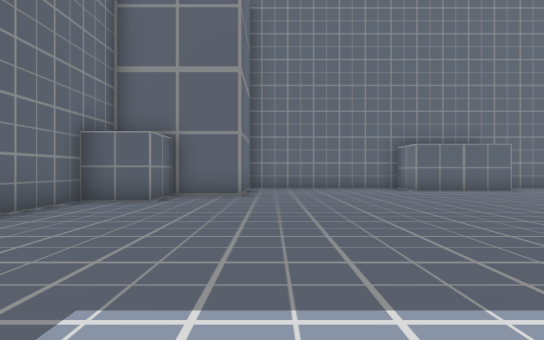
[1] (above)

13 first-person views from a walk through a 3-D level made in the Unity game engine. The camera is 1.3 m above the floor, looks level and sees 80° across. The floor is counted in squares, 2 m on a side. Each view is taken from the middle of a square. On the plan, view 1 faces up. The plan holds only what a view shows up to about 10 squares ahead; the rest is blank. The player character is not drawn. Some surface patterns are stand-ins.

[2]
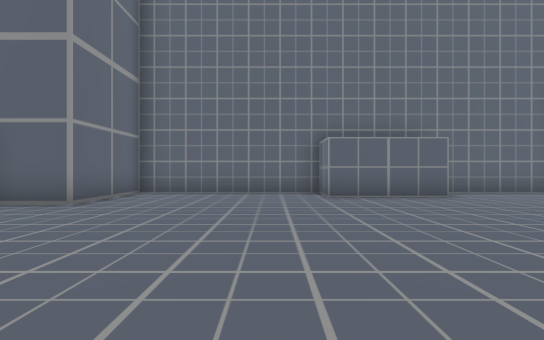

[3]
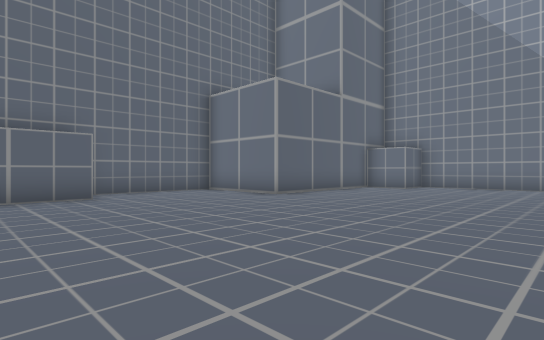

[4]
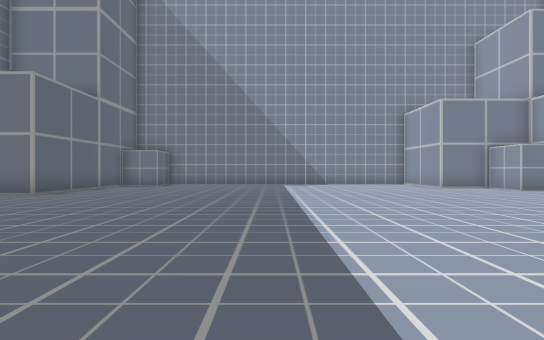

[5]
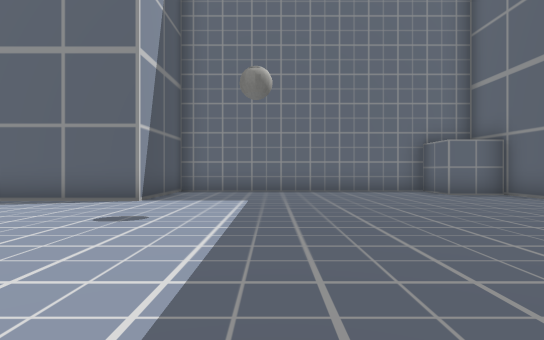

[6]
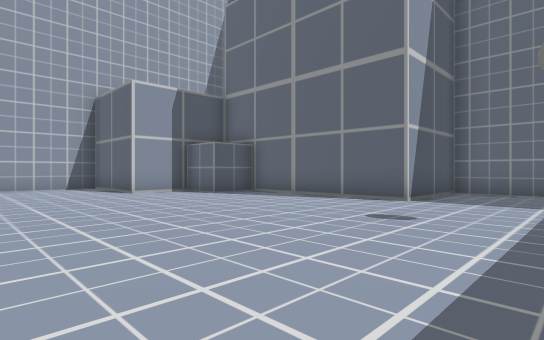

[7]
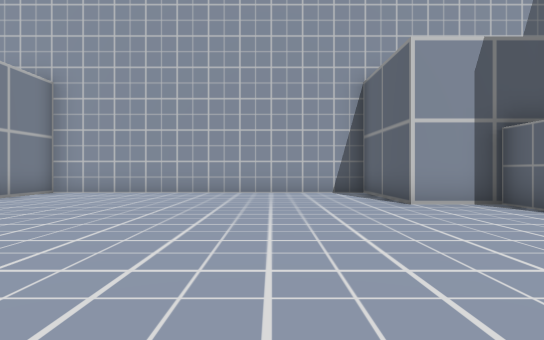

[8]
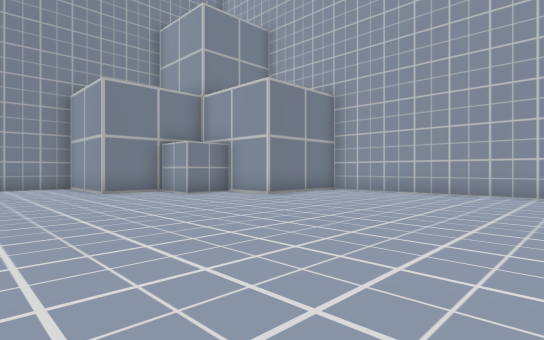

[9]
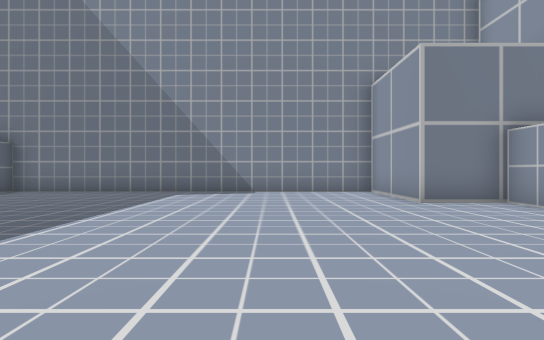

[10]
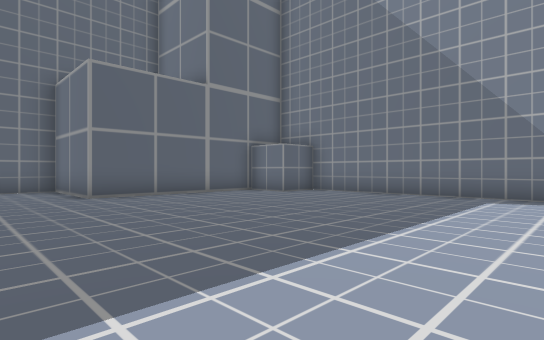

[11]
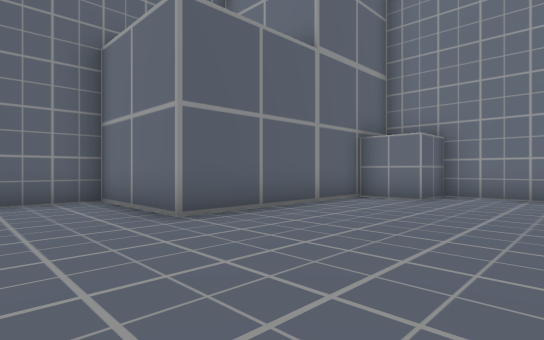

[12]
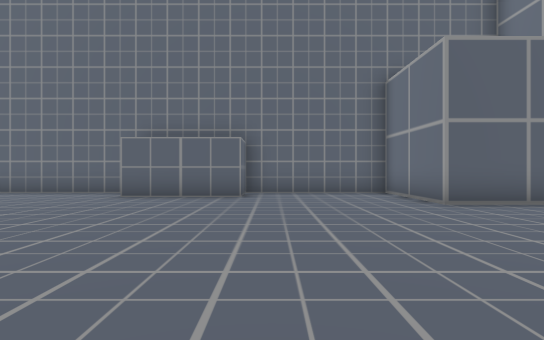

[13]
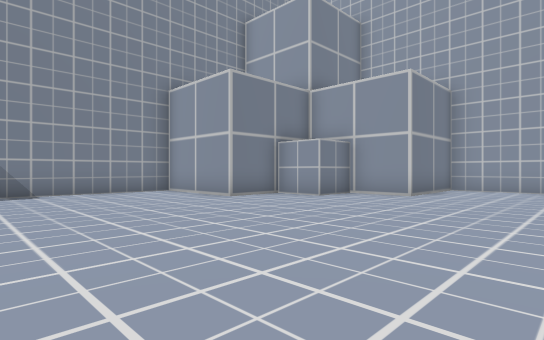

### Floor plan
Points are (right, up) in squares from view 1. A wall is a line through its corners. A room is listed if a view was taken in it or the views show most of it. See-through windows are left out.
Room 1 (views 1, 2, 3, 4, 5, 6, 7, 8, 9, 10, 11, 12, 13)
walls: (-0.5, -5.6) (0.7, -5.6) (0.7, -7.1) (2.4, -7.1) (2.4, -10.3) (11.2, -10.3) (11.2, -7.1) (12.9, -7.1) (12.9, -5.6) (14.4, -5.6) (14.4, -3.9) (17.6, -3.9) (17.6, 6.6) (16.1, 6.6) (16.1, 8.1) (11.2, 8.1) (11.2, 11.2) (7.3, 11.2) (7.3, 9.8) (4.4, 9.8) (4.4, 11.2) (-0.8, 11.2) (-0.8, 8.1) (-2.5, 8.1) (-2.5, 6.6) (-3.9, 6.6) (-3.9, -0.8) (-0.8, -0.8) (-0.8, -5.4)

Where each view was taken, in squares from view 1:
view 1: 0 up, 0 right, facing up
view 2: 2 up, 3 right, facing up
view 3: 2 up, 5 right, facing up-right
view 4: 2 up, 3 right, facing right
view 5: 2 up, 6 right, facing left
view 6: 2 up, 6 right, facing down-left
view 7: 1 down, 5 right, facing down
view 8: 1 down, 5 right, facing down-right
view 9: 1 down, 8 right, facing right
view 10: 0 up, 9 right, facing up-right
view 11: 4 up, 9 right, facing up-right
view 12: 2 up, 8 right, facing up
view 13: 1 up, 8 right, facing down-right
